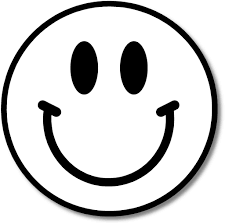
#> input picture bullproof_ws/src/bullproof_perception/images/smiley.png, 225 x 224 px, given in place of smiley.jpeg, which was not available
$ python testing.py
#> lines starting #> are read from the running program, lines starting #| are printed output that depends on the picture; after the words box and inside, x2 and y2 are one past the last pixel; in counts of white or black regions, pixels touching at a corner belong together
#!/usr/bin/env python3

# Just some random tests. This file can be deleted.


import numpy as np
# import rospy
import cv2

color_img = cv2.imread('bullproof_ws/src/bullproof-ros/scripts/smiley.jpeg')
#> color_img is the input picture: shape (224, 225, 3); min 0, max 255, mean 210.8
grey_img = np.mean(color_img, axis=2)
bitmap = np.round(-grey_img/255+1).astype(int)
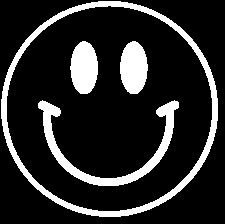
#> bitmap: shape (224, 225) int64; values 0 (black) and 1 (white), 16.5% white; 4 white regions, box (x1, y1, x2, y2) and area: (1, 1, 218, 217) 3868, (38, 100, 179, 186) 2149, (70, 41, 98, 94) 1154, (120, 41, 148, 94) 1153
occupancy_map = bitmap*100


# [9 lines of commented-out code are left out]
cv2.imshow('image', occupancy_map.astype(float))
cv2.waitKey(0)

$ run again, with bullproof_ws/src/bullproof_perception/images/top_view_black_white.jpeg saved as bullproof_ws/src/bullproof_perception/images/smiley.png
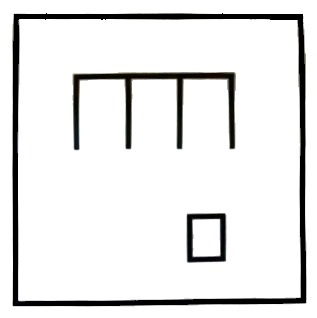
#> input picture bullproof_ws/src/bullproof_perception/images/top_view_black_white.jpeg, 317 x 318 px, given in place of smiley.jpeg, which was not available
#> color_img is the input picture: shape (318, 317, 3); mean B, G, R 230.6, 230.8, 230.9
#> `bitmap = np.round(-grey_img/255+1).astype(int)`:
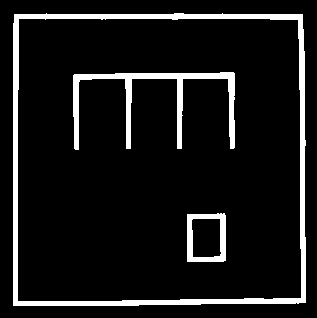
#> bitmap: shape (318, 317) int64; values 0 (black) and 1 (white), 9.3% white; 3 white regions, box (x1, y1, x2, y2) and area: (13, 13, 306, 306) 5982, (73, 72, 235, 150) 2516, (187, 213, 226, 262) 843
